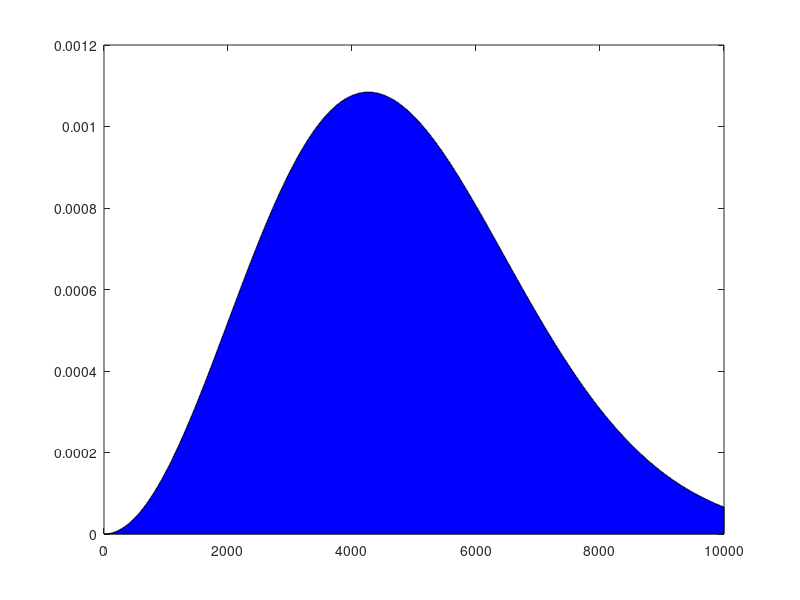

This chart was generated by the following MATLAB code:
clear all; close all; 
kB = 1.38e-23; %Constante de Boltzmann
m = 1.67e-27;
T = 350;
N = 4000;
Vmin = 0;
Vmax = 10000;
dv = (Vmax-Vmin)/N;
v = linspace(Vmin,Vmax,N);
fv = @(v) 4*pi*(m/(2*pi*kB*T))^(1.5)*v.^2.*exp(-m*v.^2/(2*pi*kB*T));
num = 0.5*fv(Vmin) + 0.5*fv(Vmax);
for i = 1:(N-1)
  num = num + fv(Vmin + i*dv);
 end
num = dv*num;
%%%%%%%%%%%%%%%%%%%%%%
v1 = linspace(Vmin,Vmax,N);
fv1 = 4*pi*(m/(2*pi*kB*T))^(1.5)*v1.^2.*exp(-m*v1.^2/(2*pi*kB*T));
%plot(x,y,'b-','linewidth',2)
area(v1,fv1,'FaceColor','blue')
